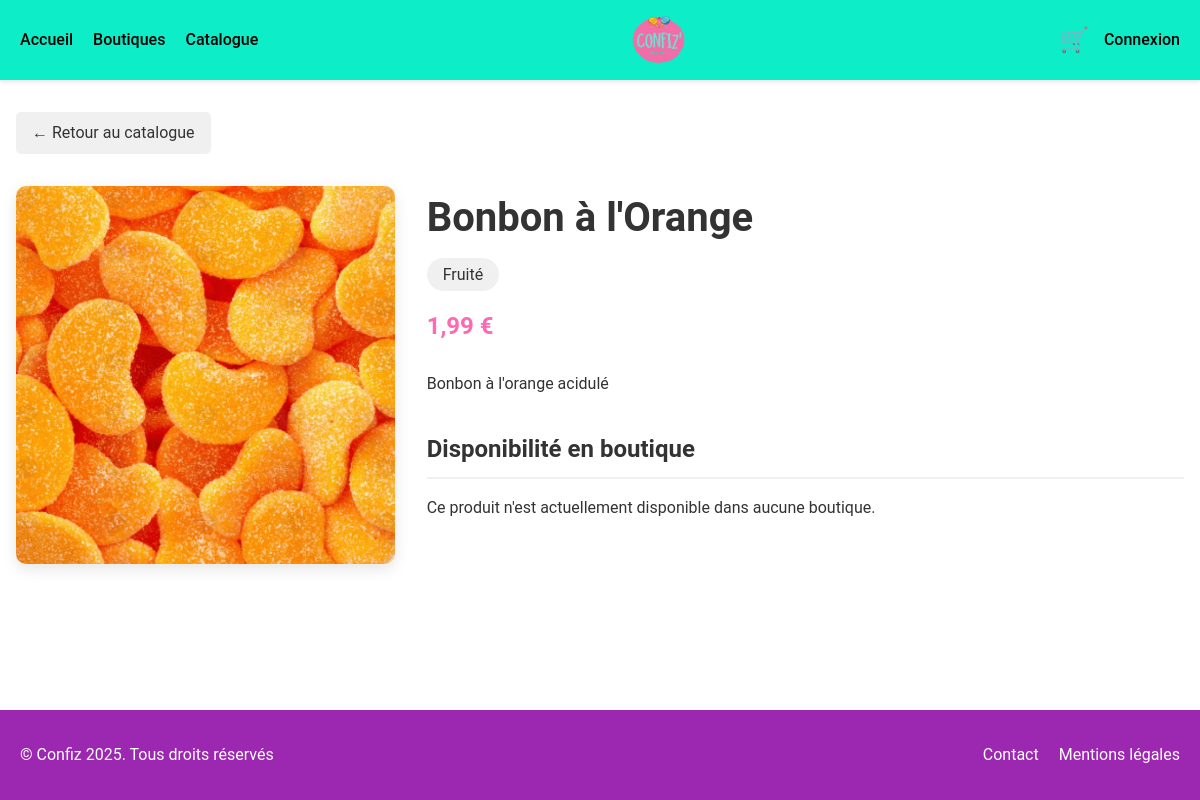
/produit.php?id=27, run on the app's committed database.
### tables this page shows
CREATE TABLE `confiseries` (
  `id` INT PRIMARY KEY AUTO_INCREMENT,
  `nom` VARCHAR(50) NOT NULL,
  `type` VARCHAR(20),
  `couleur` VARCHAR(20),
  `prix` FLOAT NOT NULL,
  `illustration` VARCHAR(255),
  `description` TEXT
);

### produit.php (called while the page is built, shortened)
<?php
$servername = "localhost";
$username = "root";
$password = "";
$dbname = "confiz";
try {
    $conn = new PDO("mysql:host=$servername;dbname=$dbname", $username, $password);
    $conn->setAttribute(PDO::ATTR_ERRMODE, PDO::ERRMODE_EXCEPTION);
} catch(PDOException $e) {
    if (isset($_SERVER['HTTP_X_REQUESTED_WITH']) && strtolower($_SERVER['HTTP_X_REQUESTED_WITH']) === 'xmlhttprequest') {
        header('Content-Type: application/json');
        echo json_encode(['error' => 'Erreur de connexion: ' . $e->getMessage()]);
        exit;
    }
    die("Erreur de connexion: " . $e->getMessage());
}
$id = $_GET['id'];
$stmt = $conn->prepare("SELECT * FROM confiseries WHERE id = :id");
$stmt->bindParam(':id', $id, PDO::PARAM_INT);
$stmt->execute();
$bonbon = $stmt->fetch(PDO::FETCH_ASSOC);
$stmt = $conn->prepare("
    SELECT s.quantite, b.nom as boutique_nom, b.ville, b.id as boutique_id
    FROM stocks s
    JOIN boutiques b ON s.boutique_id = b.id
    WHERE s.confiserie_id = :id
");
$stmt->bindParam(':id', $id, PDO::PARAM_INT);
$stmt->execute();
$stocks = $stmt->fetchAll(PDO::FETCH_ASSOC);
include 'produit-template.php';
?>

### produit-template.php (the view, shortened to what this page needs)
<!DOCTYPE html>
<html lang="fr">
<head>
    <link rel="stylesheet" href="produit.css">
    <link rel="stylesheet" href="autrecss.css">
</head>
<body>
    <header>
        <nav class="navbar">
            <div class="nav-links">
                <a href="index.php">Accueil</a>
                <a href="boutiques.php">Boutiques</a>
                <a href="catalogue.php">Catalogue</a>
            </div>
            <div class="logo-container">
                <img src="confiz.png" alt="Logo confiz">
            </div>
            <div class="cart-login">
                <a href="panier.php" class="cart-icon">🛒</a>
                <a href="login.php" class="login-btn">Connexion</a>
            </div>
        </nav>
    </header>
    <main>
        <div class="product-container">
            <a href="catalogue.php" class="back-button">← Retour au catalogue</a>
            <div class="product-details">
                <div class="product-image-container">
                    <img
                        src="<?php echo !empty($bonbon['illustration']) ? htmlspecialchars($bonbon['illustration']) : 'images/candies/default.jpg'; ?>"
                        alt="<?php echo htmlspecialchars($bonbon['nom']); ?>"
                        class="product-image"
                    >
                </div>
                <div class="product-info">
                    <h1 class="product-name"><?php echo htmlspecialchars($bonbon['nom']); ?></h1>
                    <span class="product-type"><?php echo htmlspecialchars($bonbon['type']); ?></span>
                    <p class="product-price"><?php echo number_format($bonbon['prix'], 2, ',', ' '); ?> €</p>
                    <div class="product-description">
                        <?php echo nl2br(htmlspecialchars($bonbon['description'])); ?>
                    </div>
                    <div class="stock-info">
                        <h2 class="stock-title">Disponibilité en boutique</h2>
                        <?php if (count($stocks) > 0): ?>
                            <div class="stock-list">
                                <?php foreach ($stocks as $stock): ?>
                                    <div class="stock-item">
                                        <p class="stock-boutique"><?php echo htmlspecialchars($stock['boutique_nom']); ?></p>
                                        <p class="stock-ville"><?php echo htmlspecialchars($stock['ville']); ?></p>
                                        <p class="stock-quantite <?php
                                            if ($stock['quantite'] <= 0) echo 'stock-epuise';
                                            elseif ($stock['quantite'] < 10) echo 'stock-limite';
                                            else echo 'stock-disponible';
                                        ?>">
                                            <?php
                                                if ($stock['quantite'] <= 0) echo 'Épuisé';
                                                elseif ($stock['quantite'] < 10) echo 'Stock limité: ' . $stock['quantite'] . ' restants';
                                                else echo 'En stock: ' . $stock['quantite'] . ' disponibles';
                                            ?>
                                        </p>
                                    </div>
                                <?php endforeach; ?>
                            </div>
                        <?php else: ?>
                            <p>Ce produit n'est actuellement disponible dans aucune boutique.</p>
                        <?php endif; ?>
                    </div>
                </div>
            </div>
        </div>
    </main>
    <footer>
        <div class="footer-content">
            <p>&copy; Confiz <?php echo date('Y'); ?>. Tous droits réservés</p>
            <div class="footer-links">
                <a href="contact.php">Contact</a>
                <a href="mentions-legales.php">Mentions légales</a>
            </div>
        </div>
    </footer>
</body>
</html>

### produit.css (style rules this page uses)
.product-container { max-width: 1200px; margin: 2rem auto; padding: 0 1rem; }
.product-details { display: flex; flex-wrap: wrap; gap: 2rem; margin-bottom: 3rem; }
.product-image-container { flex: 1; min-width: 300px; }
.product-image { width: 100%; border-radius: 10px; box-shadow: 0 5px 15px rgba(0,0,0,0.1); }
.product-info { flex: 2; min-width: 300px; }
.product-name { font-size: 2.5rem; margin-bottom: 0.5rem; color: var(--text-color); }
.product-type { display: inline-block; padding: 0.25rem 1rem; background-color: #f0f0f0; border-radius: 20px; font-size: 1rem; margin-bottom: 1rem; }
.product-price { font-size: 1.5rem; font-weight: bold; color: var(--primary-color); margin-bottom: 1.5rem; }
.product-description { margin-bottom: 2rem; line-height: 1.8; }
.stock-info { margin-top: 2rem; }
.stock-title { font-size: 1.5rem; margin-bottom: 1rem; border-bottom: 2px solid #f0f0f0; padding-bottom: 0.5rem; }
.back-button { display: inline-block; margin-bottom: 2rem; padding: 0.5rem 1rem; background-color: #f0f0f0; color: #333; text-decoration: none; border-radius: 5px; transition: background-color 0.3s; }

### autrecss.css (style rules this page uses)
html { scroll-behavior: smooth; }
html, body { height: 100%; margin: 0; }
* { margin: 0; padding: 0; box-sizing: border-box; }
:root { --primary-color: #FF69B4; --secondary-color: #0deec8; --accent-color: #3b82f6; --text-color: #333; --light-gray: #f3f4f6; --dark-gray: #4b5563; --white: #ffffff; --transition: all 0.3s ease; }
body { font-family: 'Roboto', sans-serif; color: var(--text-color); background-color: var(--white); line-height: 1.6; }
.navbar { display: flex; justify-content: space-between; align-items: center; padding: 15px 20px; background-color: var(--secondary-color); box-shadow: 0 2px 5px rgba(0,0,0,0.1); }
.logo-container { display: flex; justify-content: center; }
.logo-container img { height: 50px; }
.nav-links { display: flex; gap: 20px; }
.nav-links a { text-decoration: none; color: #000; position: relative; transition: color 0.3s ease; font-weight: 500; }
.nav-links a::after { content: ''; position: absolute; width: 0; height: 2px; bottom: -5px; left: 0; background-color: #000; transition: width 0.3s ease; }
.cart-login { display: flex; align-items: center; gap: 15px; }
.cart-icon { font-size: 1.5rem; text-decoration: none; }
.login-btn { text-decoration: none; color: #000; font-weight: 500; }
.product-container { max-width: 1200px; margin: 2rem auto; padding: 0 1rem; }
.product-details { display: flex; flex-wrap: wrap; gap: 2rem; margin-bottom: 3rem; }
footer { background-color: #9c27b0; padding: 2rem 0; color: white; }
.footer-content { max-width: 1200px; margin: 0 auto; padding: 0 20px; display: flex; justify-content: space-between; align-items: center; }
.footer-links { display: flex; gap: 20px; }
.footer-links a { color: white; text-decoration: none; transition: opacity 0.3s ease; }

### produit-template.php (style rules this page uses)
html, body { height: 100%; margin: 0; }
body { display: flex; flex-direction: column; min-height: 100vh; }
main { flex: 1 0 auto; }
footer { flex-shrink: 0; }
.product-container { max-width: 1200px; margin: 2rem auto; padding: 0 1rem; min-height: 60vh; }

### data on the page
confiseries: illustration (picture), nom "Bonbon à l'Orange", type "Fruité", prix "1,99", description "Bonbon à l'orange acidulé"
